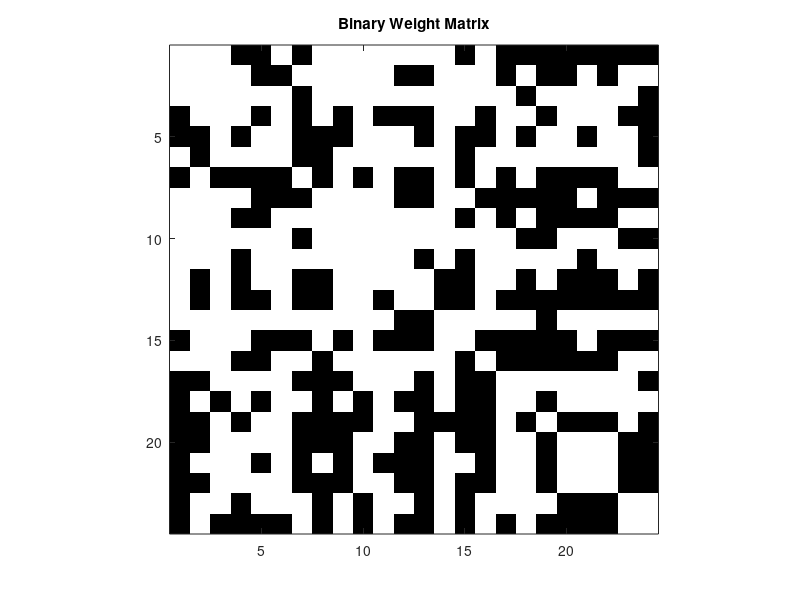
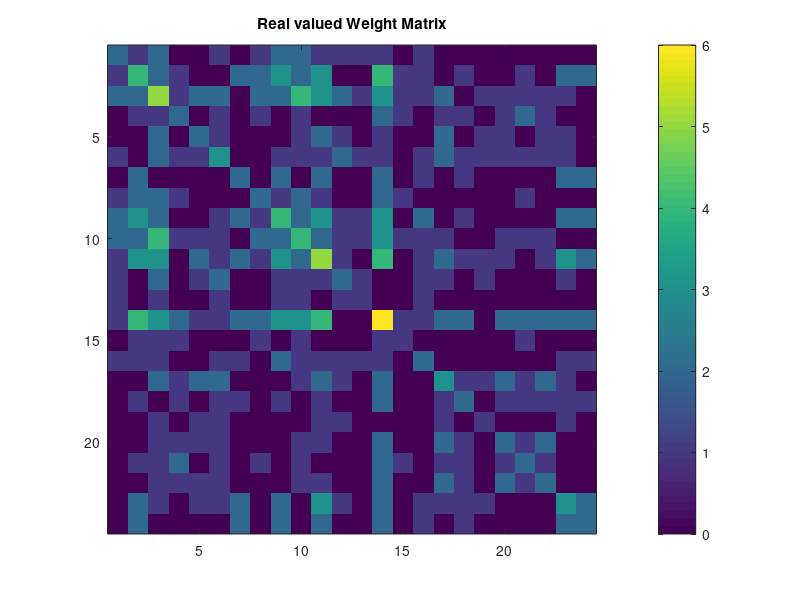

Here is the MATLAB script that generated these plots, in order: (Note: this script raises an error after producing the figures.)
%script LernM_N220_2020 (McNaughton 2019.04.02: update 2020.10.03) 

% any text preceeded by a % is just a comment, not part of the code.  You
% should comment your code well enough that at least YOU can understand it
% when you come back to it a year later.  You will be surprised at how hard it is 
% to understand your own code without the comments ;)

%Simulation of the heteroassociative (or autoassociative) learning matrix
% based on a binary system with a N by N synaptic matrix W, 'hebbian' weights
% {0,1}, and binary {0,1} inputs and outputs

% all called functions are native MatLab functions. Use help 'FunctionName'
% to get info on proper usage.  e.g., "help zeros" will give you an
% explanation of the zeros function

% Model is set up for heteroassociation.  You can make it autoassociative
% by swapping the comment in the two lines highlighted by %**********************.

%   for loop:  You can introduce a global for loop here to run simulations
%   in which multiple values of a variable are assessed 
%
%
%   the simulation can be run nTrials times, in which case it computes
%   average results for degree of Saturation and Error rate

%%%%%%%%%%%%%%%%%%%%%%%%%%%%%%%%%%%%%%%%%%%%%%%%%%%%%%%%%%%%%%%%%%%%%%%%%%
%initialize the parameters of the model
N = 24;             %   N is the size of each input vector, i.e., the W matrix will be N by N 
M = 8;              %   M is the number of active inputs
R = 8;            %   R is the number of input patterns (or pattern pairs if heteroassociative)
nTrials = 1;%   The number of times to run the simulation in order to get a better approximation of the average results 
figure(1); figure(2); disp('position figs side by side, then hit any key to continue');  %pause;    
%%%%%%%%%%%%%%%%%%%%%%%%%%%%%%%%%%%%%%%%%%%%%%%%%%%%%%%%%%%%%%%%%%%%%%%%%%
a=M./N;                           %  sparsity of the input and output vectors (proportion of 1s in the input)
mmax = log(0.5)/log(1-(M/N).^2)  %  Just FYI mmax is the 50% saturation level

s=zeros(1,N);s(1:M)=1;      % s is a row vector of length N with ones in the first M places.  
                            % The ones will be scrambled below to create each input random vector
Inhib= sum(s);              % This will be the output divisor (inhibition level)

% Initializs the accumulators to zero  
total_error_rate = 0;       % We will calculate the error and success rates for each simulation and then average this over trials.  
total_succs_rate = 0;       % Error = 1 if there are any errors regardless of how many.  
                            % In this kind of model, the only errors are when too many ones appear at the output
avgSaturationLevel = 0;     % Success = 1 if the pattern was recalled perfectly
                                                    
                          
for c=1:nTrials;            % main computation for loop 
    
    W = zeros(N,N);         % initialize the weight matrix to zero.  This matrix is binary {0,1}
    Wr=zeros(N,N);          % to accumulate the actual sum of the outer products.  This allows visualization of the number of times a connection has been used
    xlist=zeros(N,R);       % storage for the R column vectors (x)   
    ylist=zeros(R,N);       % storage for the R row vectors    (y)
        for k=1:R           % create the R pattern pairs and 'train' the network
            x= s(randperm(N))';     % scramble the elements of s to create a COLUMN vector x of length N with M ones distributed randomly 
            
            %***************************************************************************
            % comment out one of the following two lines.  Allows you to switch between hetero and autoassociative
            y = x';                 % AUTO:  For autoassociation, its the
                                        %same pattern  so we just transpose it. x' means x_transpose
           % y= s(randperm(N));       % Hetero:  For heteroassociation use y= s(randperm(n)); a new random vector
            %**************************************************************************

            delW = x*y;         % computes the matrix of synaptic weight increments ('deltaWij') using the outer product function
            Wr = Wr + delW;     % this just takes the sum of the delW so you can see how the overlap builds up
            W= or(W,delW);      % perform the inclusive OR with the weight matrix.  Output is 1 if synapse has ever been modified
                                % This gives the binary {0,1} weight matrix
             
        %save the x and y patterns for later recall test
            xlist(:,k)=x;       % In Matlab array indexing, x(5,9) means the 5th element down of the 9th column
            ylist(k,:)=y;        %  the operator : means all, so x(:,9) means all elements of the 9th column, which is a 9 x 1 column vector          
%###################################################################################
% optional plot. Skip it if you are running a big simulation
           if c==nTrials  % for the last trial, watch the W matrix develop
             figure(1); imagesc(W);axis square; colormap(gray); shg ;
             figure(2); imagesc(Wr);axis square; colorbar; shg ;
             pause(.5) % display the W as colors and pause briefly so you can see it build up. 
                        % You can vary the time (in sec) or just say pause, and then hit any key to continue
           end
     
        end                     


SaturationLevel = nnz(W)./N.^2;   %compute the proportion of nonzero elements in the W 
avgSaturationLevel = avgSaturationLevel + SaturationLevel;
                                    
% Now submit each of the R x inputs and compute the corresponding y output.  Check if
% it is a match and count the errors
% In this model, the outputs will contain all the correct bits, errors will
% be the inclusion of one or more extra bits that were zero in the original pattern

    nerr=0;
    nsuc=0;
    err=zeros(1,R);
        for k=1:R
            Out= xlist(:,k)'*W;  ;  %  be careful to get the matrix multiplication in the correct form
            Out = floor(Out./Inhib);   %floor rounds down to the nearest integer
            %disp((Out)-ylist(k,:)) %debug 
            err(k) = sum((Out-ylist(k,:)).^2); % calculate the sum of squared error terms
            if (err(k)>0);nerr = nerr + 1;      % if there was any error increase nerr
            else nsuc = nsuc + 1;end            % otherwise increase the number of successes
        end
    errRate = nerr./R;                    % the error rate is the number of incorrect patterns divided by the number of patterns (R)
    sucRate = nsuc./R;
    total_error_rate = total_error_rate + errRate;  %Accumulate error rate over trials
    total_succs_rate = total_succs_rate + sucRate;
end

% Ok, we're done with all the trials so compute the average error rate
avgSaturationLevel = avgSaturationLevel./nTrials;
avg_error_rate=total_error_rate./nTrials;
avg_succs_rate=total_succs_rate./nTrials;
                                              

figure(1);  title('Binary Weight Matrix')  %put a title on the figure - the single quotes are used to define a character array
figure(2);  title('Real valued Weight Matrix')  %put a title on the figure

%   end global for loop
%prepare formatted output table and display 
format shortg;
Params={'N';'R';'a';'saturation';'error rate';'success rate)'};  % this is called a cell array (https://www.mathworks.com/help/matlab/cell-arrays.html)
Values = {N;R;a; avgSaturationLevel; avg_error_rate ; avg_succs_rate }; %another cell array - defined by using { }
t=table(Params, Values);                                        %help table
disp(t)


